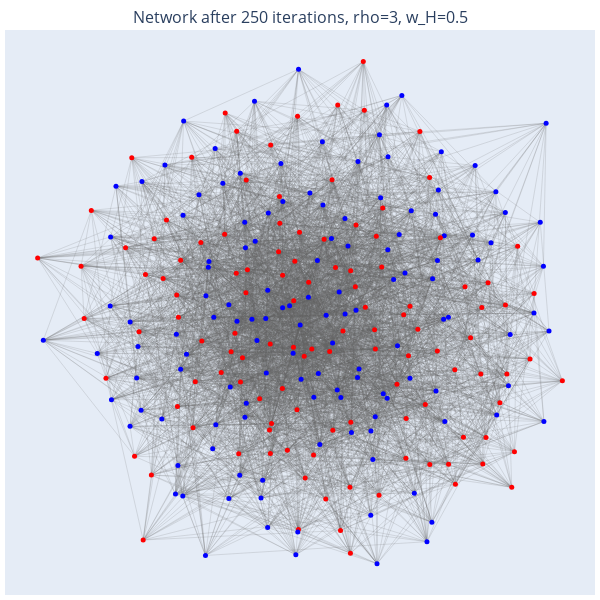

The notebook cell saved with this chart:
### Code cell
test_sim = JacksonSimulationV2(0, 250, 10, 1, 10, 1, 0.5, biased=True, rho=1, epsilon=1)

plotly_sim_drawing.plotly_draw(plotly_sim_drawing(), test_sim, layout='spring', draw_largest_CC=True, title=f'Network after {250} iterations, rho={3}, w_H={0.5}')

### Figure 1 — Plotly figure (JSON) as saved in the notebook; plotly's stock layout.template omitted (floating-point values rounded to 4 significant figures; data arrays with more than 128 entries replaced by an {"elided": "..."} marker saying what was removed)
{"data": [{"line": {"color": "rgba(100, 100, 100, 0.35)", "width": 0.5}, "mode": "lines", "type": "scatter", "x": {"elided": "13539 float values"}, "y": {"elided": "13539 float values"}}, {"hoverinfo": "text", "marker": {"color": {"elided": "250 str values"}, "size": 5}, "mode": "markers", "text": {"elided": "250 str values"}, "type": "scatter", "x": {"elided": "250 float values"}, "y": {"elided": "250 float values"}}], "layout": {"height": 600, "hovermode": "closest", "margin": {"b": 5, "l": 5, "r": 5, "t": 30}, "showlegend": false, "title": {"font": {"size": 16}, "text": "Network after 250 iterations, rho=3, w_H=0.5", "x": 0.5, "y": 0.98}, "width": 600, "xaxis": {"showgrid": false, "showticklabels": false, "zeroline": false}, "yaxis": {"showgrid": false, "showticklabels": false, "zeroline": false}}}
